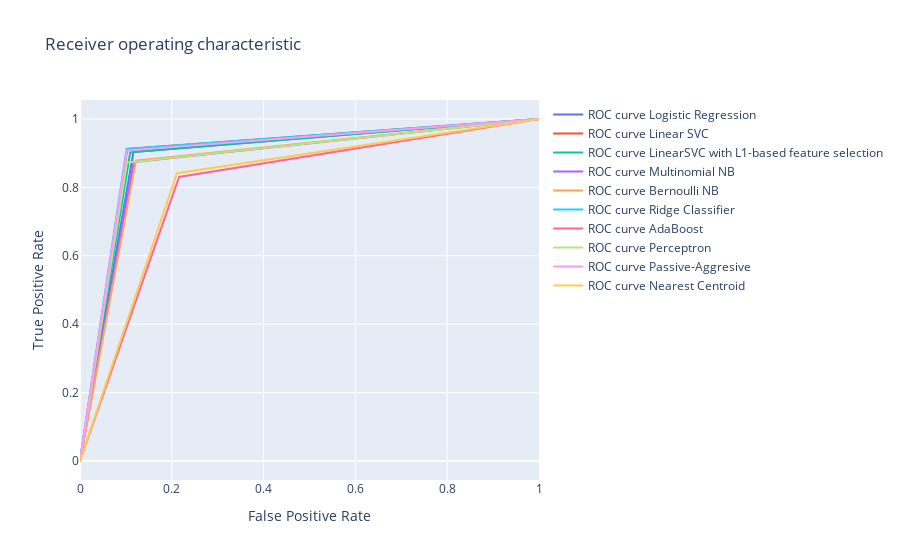

The notebook cell this image was saved under:
### Code cell
py.iplot(fig)

### Figure 1 — Plotly figure (JSON) as saved in the notebook; plotly's stock layout.template omitted (floating-point values rounded to 4 significant figures)
{"data": [{"mode": "lines", "name": "ROC curve Logistic Regression", "type": "scatter", "x": [0, 0.1165, 1], "y": [0, 0.9038, 1]}, {"mode": "lines", "name": "ROC curve Linear SVC", "type": "scatter", "x": [0, 0.103, 1], "y": [0, 0.9127, 1]}, {"mode": "lines", "name": "ROC curve LinearSVC with L1-based feature selection", "type": "scatter", "x": [0, 0.1093, 1], "y": [0, 0.9026, 1]}, {"mode": "lines", "name": "ROC curve Multinomial NB", "type": "scatter", "x": [0, 0.1173, 1], "y": [0, 0.8744, 1]}, {"mode": "lines", "name": "ROC curve Bernoulli NB", "type": "scatter", "x": [0, 0.1217, 1], "y": [0, 0.8781, 1]}, {"mode": "lines", "name": "ROC curve Ridge Classifier", "type": "scatter", "x": [0, 0.1014, 1], "y": [0, 0.9123, 1]}, {"mode": "lines", "name": "ROC curve AdaBoost", "type": "scatter", "x": [0, 0.2159, 1], "y": [0, 0.8306, 1]}, {"mode": "lines", "name": "ROC curve Perceptron", "type": "scatter", "x": [0, 0.1022, 1], "y": [0, 0.8724, 1]}, {"mode": "lines", "name": "ROC curve Passive-Aggresive", "type": "scatter", "x": [0, 0.1018, 1], "y": [0, 0.9078, 1]}, {"mode": "lines", "name": "ROC curve Nearest Centroid", "type": "scatter", "x": [0, 0.2111, 1], "y": [0, 0.8414, 1]}], "layout": {"title": {"text": "Receiver operating characteristic "}, "xaxis": {"title": {"text": "False Positive Rate"}}, "yaxis": {"title": {"text": "True Positive Rate"}}}}
